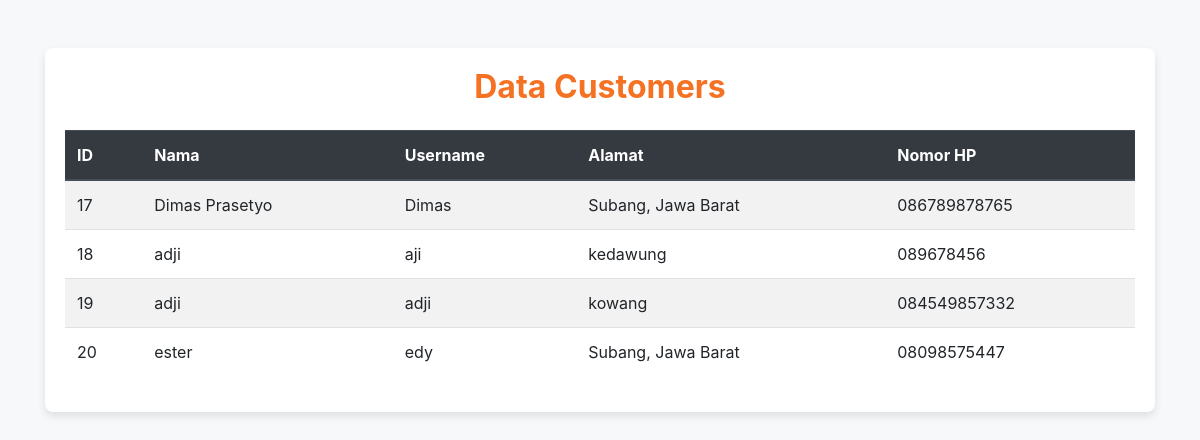
The page /admin/data_customers.php (signed in) on the database its author committed.
### tables this page shows
CREATE TABLE `users` (
  `id` int NOT NULL,
  `nama` varchar(255) NOT NULL,
  `username` varchar(200) NOT NULL,
  `password` varchar(200) NOT NULL,
  `role` enum('admin','customer') NOT NULL,
  `alamat` varchar(255) NOT NULL,
  `nomor_hp` varchar(15) NOT NULL
);

### admin/data_customers.php (the view, shortened to what this page needs)
<?php
include "../config.php";
if (isset($_SESSION['username']) && $_SESSION['role'] === "admin") {
    $query = "SELECT id, nama, username, alamat, nomor_hp FROM users WHERE role = 'customer'";
    $result = mysqli_query($conn, $query);
} else {
    header("Location: ../login.php");
    exit();
}
?>
<!DOCTYPE html>
<html lang="en">
<head>
    <link rel="stylesheet" href="https://stackpath.bootstrapcdn.com/bootstrap/4.5.2/css/bootstrap.min.css">
</head>
<body>
    <div class="container mt-5">
        <div class="table-container">
            <h2 class="text-center mb-4">Data Customers</h2>
            <table class="table table-striped table-hover">
                <thead class="thead-dark">
                    <tr>
                        <th>ID</th>
                        <th>Nama</th>
                        <th>Username</th>
                        <th>Alamat</th>
                        <th>Nomor HP</th>
                    </tr>
                </thead>
                <tbody>
                    <?php while ($row = mysqli_fetch_assoc($result)) : ?>
                        <tr>
                            <td><?php echo $row['id']; ?></td>
                            <td><?php echo $row['nama']; ?></td>
                            <td><?php echo $row['username']; ?></td>
                            <td><?php echo $row['alamat']; ?></td>
                            <td><?php echo $row['nomor_hp']; ?></td>
                        </tr>
                    <?php endwhile; ?>
                </tbody>
            </table>
        </div>
    </div>
</body>
</html>

### admin/data_customers.php (style rules this page uses)
body { background-color: #f7f8fa; }
.table-container { background-color: #ffffff; border-radius: 8px; padding: 20px; box-shadow: 0 4px 8px rgba(0, 0, 0, 0.1); }
h2 { color: #f57224; font-weight: bold; }

### rows shown on the page
users: id "17", nama "Dimas Prasetyo", username "Dimas", alamat "Subang, Jawa Barat", nomor_hp "086789878765"
users: id "18", nama "adji", username "aji", alamat "kedawung", nomor_hp "089678456"
users: id "19", nama "adji", username "adji", alamat "kowang", nomor_hp "084549857332"
users: id "20", nama "ester", username "edy", alamat "Subang, Jawa Barat", nomor_hp "08098575447"
